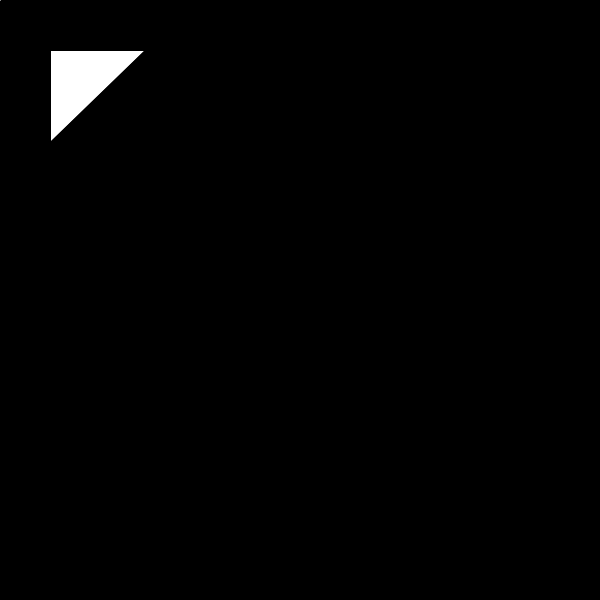
Frame 1 (no input)
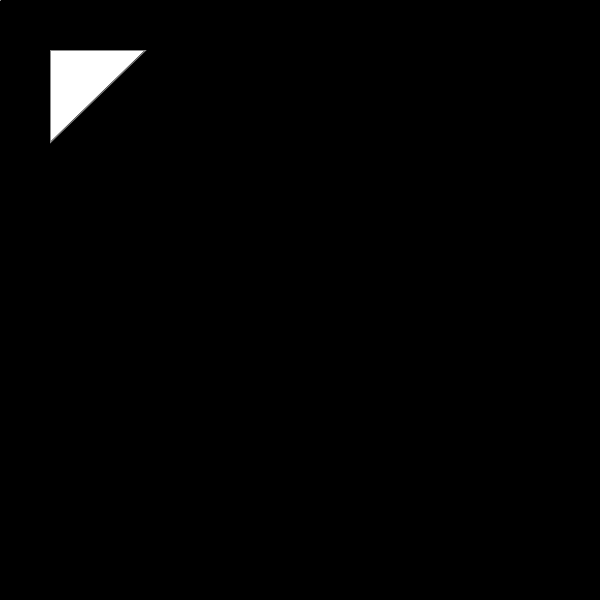
Frame 60 (the mouse pressed at the canvas centre just before this capture)
Frame 120 (the mouse held since frame 60 and released just before this capture): identical to frame 60, image omitted

The Processing sketch that drew these frames (run headless with seeded random() and noise(); from frame 60 on, the mouse is pressed at the canvas centre):

// Processing sketch: testiii_2
// ── testiii_2.pde
void setup() {
  background(0);
  size(600, 600);
}

void draw() {
  background(0);
  drawPoly(9, 50, 50, 120);
}

void drawPoly(int numSides, int centerX, int centerY, int rad) {
  int angle = 360/numSides;

  int xDistance = int(rad * acos(radians(angle)));
  int yDistance = int(rad * asin(radians(angle)));

  triangle(centerX+0, centerY+0, centerX+xDistance, centerY+0, centerX+0, centerY+yDistance);


  int[] vertsX = new int[numSides];
  int[] vertsY = new int[numSides];

  for (int i = 0; i < numSides; i+=2) {
    vertsX[i] = 0;
    vertsY[i] = 0;

  }
  stroke(140);
  for (int i = 0; i < numSides-1; i++) {
    line(vertsX[i], vertsY[i], vertsX[i+1], vertsY[i+1]);
  }
  line(vertsX[numSides-1], vertsY[numSides-1], vertsX[0], vertsY[0]);
}
